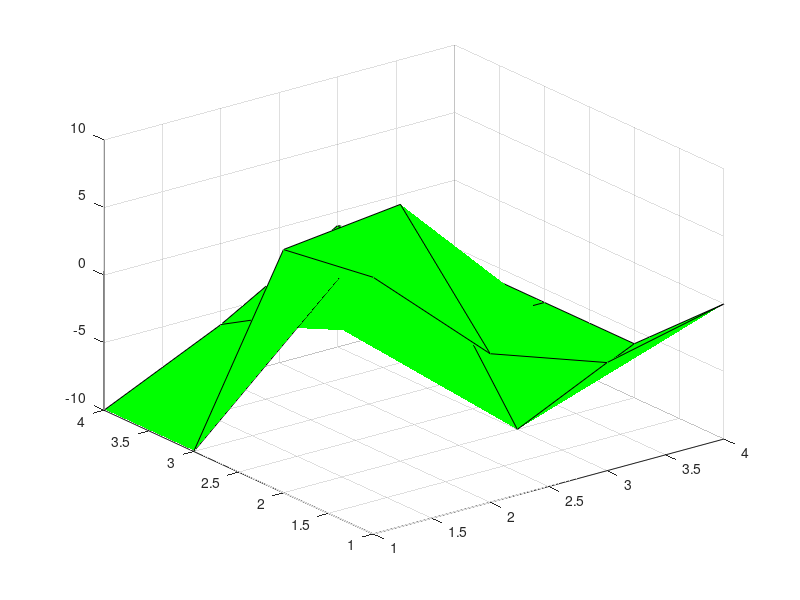

Source code (MATLAB):
%cau1
try
    rng(1);
    a.ans1a = randi([-5 5],1,16);
    a.ans1b = randi([-10 10],4,4);
catch
    a.ans1a = 0;
    a.ans1b = 0;
end

%cau2
try
    a.ans2 = sum(a.ans1a(1:2:end));
catch 
    a.ans2 = 0;
end

%cau3
try
    a.ans3 = sum(sum(a.ans1b));
catch
    a.ans3 = 0;
end

%cau4
try
    a.ans4 = a.ans1a(4:4:end) - 3
catch
    a.ans4 = 0;
end

%cau5
try
    x = min(a.ans1a);
    a.ans5 = a.ans1b;
    a.ans5([2 4],:)=x;
catch
    a.ans5 = 0;
end    
%cau6
try
    x = reshape(a.ans1a,4,4);
    a.ans6 = x(3:4,:);
catch
    a.ans6 = 0;
end

%cau7
try
    A =[-2 -2 -2 1 ; -2 -4 -2 1 ; -2 -2 -4 1 ; -4 -4 -2 1];
    B =[-3 ; -6 ;-6; -9];
    a.ans7 = linsolve(A,B);
catch
    a.ans7 = 0;
end

%cau8
try
    h = figure('visible','off');
    mesh(a.ans1b,'facecolor','g','edgecolor','k')
    saveas(h,'a.ans8.jpg','jpg');
catch
end
